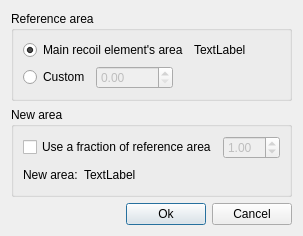
<?xml version="1.0" encoding="UTF-8"?>
<ui version="4.0">
 <class>Dialog</class>
 <widget class="QDialog" name="Dialog">
  <property name="geometry">
   <rect>
    <x>0</x>
    <y>0</y>
    <width>277</width>
    <height>218</height>
   </rect>
  </property>
  <property name="sizePolicy">
   <sizepolicy hsizetype="Preferred" vsizetype="Preferred">
    <horstretch>0</horstretch>
    <verstretch>0</verstretch>
   </sizepolicy>
  </property>
  <property name="minimumSize">
   <size>
    <width>0</width>
    <height>0</height>
   </size>
  </property>
  <property name="maximumSize">
   <size>
    <width>16777215</width>
    <height>16777215</height>
   </size>
  </property>
  <property name="windowTitle">
   <string>Multiply Area</string>
  </property>
  <layout class="QVBoxLayout" name="verticalLayout_7">
   <item>
    <widget class="QGroupBox" name="groupBox">
     <property name="title">
      <string>Reference area</string>
     </property>
     <layout class="QVBoxLayout" name="verticalLayout_2">
      <item>
       <layout class="QHBoxLayout" name="horizontalLayout_2">
        <item>
         <widget class="QRadioButton" name="mainRecoilAreaRadioButton">
          <property name="text">
           <string>Main recoil element's area</string>
          </property>
          <property name="checked">
           <bool>true</bool>
          </property>
         </widget>
        </item>
        <item>
         <widget class="QLabel" name="mainAreaLabel">
          <property name="text">
           <string>TextLabel</string>
          </property>
         </widget>
        </item>
       </layout>
      </item>
      <item>
       <layout class="QHBoxLayout" name="horizontalLayout_3">
        <item>
         <widget class="QRadioButton" name="customAreaRadioButton">
          <property name="enabled">
           <bool>true</bool>
          </property>
          <property name="text">
           <string>Custom</string>
          </property>
         </widget>
        </item>
        <item>
         <widget class="QDoubleSpinBox" name="customAreaDoubleSpinBox">
          <property name="enabled">
           <bool>false</bool>
          </property>
          <property name="maximum">
           <double>10000.000000000000000</double>
          </property>
         </widget>
        </item>
        <item>
         <spacer name="horizontalSpacer">
          <property name="orientation">
           <enum>Qt::Horizontal</enum>
          </property>
          <property name="sizeHint" stdset="0">
           <size>
            <width>40</width>
            <height>20</height>
           </size>
          </property>
         </spacer>
        </item>
       </layout>
      </item>
     </layout>
    </widget>
   </item>
   <item>
    <widget class="QGroupBox" name="groupBox_2">
     <property name="title">
      <string>New area</string>
     </property>
     <layout class="QVBoxLayout" name="verticalLayout">
      <item>
       <layout class="QHBoxLayout" name="horizontalLayout_4">
        <item>
         <widget class="QCheckBox" name="fractionCheckBox">
          <property name="text">
           <string>Use a fraction of reference area</string>
          </property>
         </widget>
        </item>
        <item>
         <widget class="QDoubleSpinBox" name="fractionDoubleSpinBox">
          <property name="enabled">
           <bool>false</bool>
          </property>
          <property name="value">
           <double>1.000000000000000</double>
          </property>
         </widget>
        </item>
       </layout>
      </item>
      <item>
       <layout class="QHBoxLayout" name="horizontalLayout_5">
        <item>
         <widget class="QLabel" name="label">
          <property name="text">
           <string>New area:</string>
          </property>
         </widget>
        </item>
        <item>
         <widget class="QLabel" name="totalAreaLabel">
          <property name="text">
           <string>TextLabel</string>
          </property>
         </widget>
        </item>
        <item>
         <spacer name="horizontalSpacer_2">
          <property name="orientation">
           <enum>Qt::Horizontal</enum>
          </property>
          <property name="sizeHint" stdset="0">
           <size>
            <width>40</width>
            <height>20</height>
           </size>
          </property>
         </spacer>
        </item>
       </layout>
      </item>
     </layout>
    </widget>
   </item>
   <item>
    <layout class="QHBoxLayout" name="horizontalLayout_6">
     <item>
      <spacer name="horizontalSpacer_5">
       <property name="orientation">
        <enum>Qt::Horizontal</enum>
       </property>
       <property name="sizeHint" stdset="0">
        <size>
         <width>40</width>
         <height>20</height>
        </size>
       </property>
      </spacer>
     </item>
     <item>
      <widget class="QPushButton" name="okButton">
       <property name="text">
        <string>Ok</string>
       </property>
      </widget>
     </item>
     <item>
      <widget class="QPushButton" name="cancelButton">
       <property name="text">
        <string>Cancel</string>
       </property>
       <property name="autoDefault">
        <bool>false</bool>
       </property>
      </widget>
     </item>
    </layout>
   </item>
  </layout>
 </widget>
 <tabstops>
  <tabstop>cancelButton</tabstop>
 </tabstops>
 <resources/>
 <connections/>
</ui>
